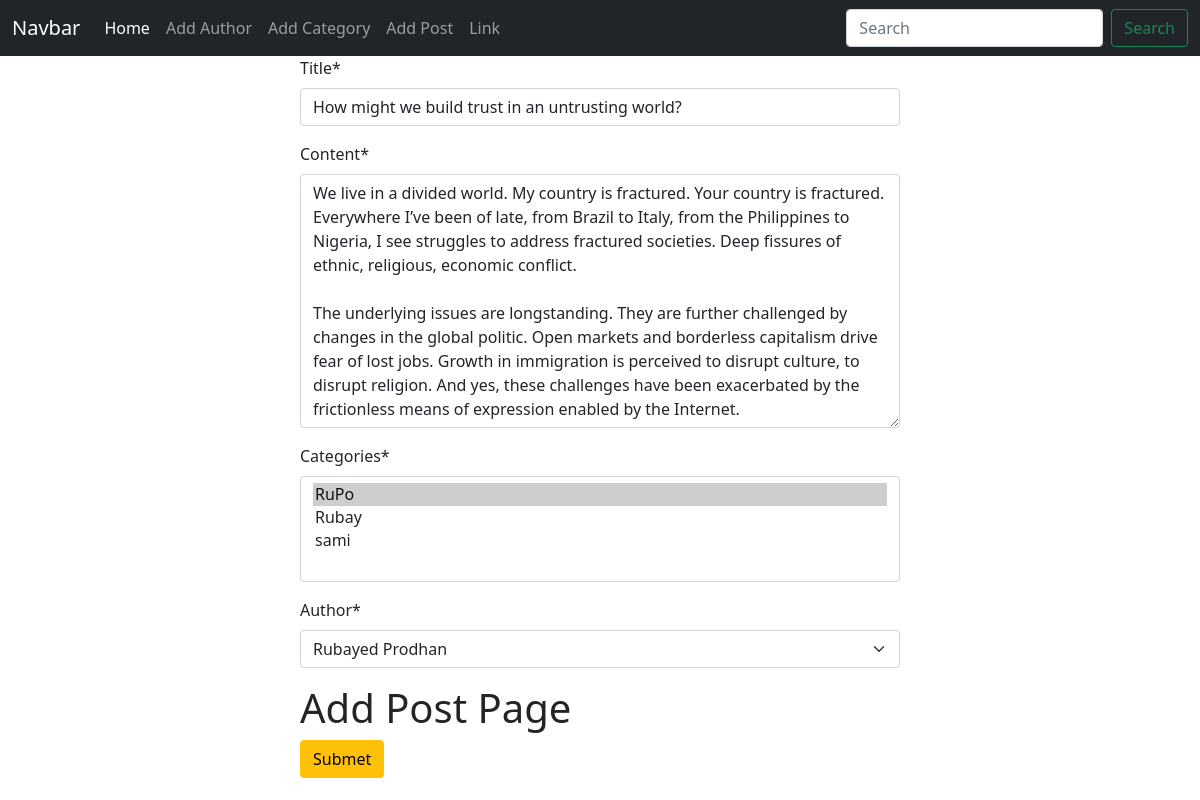
Screenshot of /post/edit/1 with the database file from the repository.
### post/models.py (models this page shows, shortened)
class Post(models.Model):
    title=models.CharField(max_length=50)
    content=models.TextField()
    Categories=models.ManyToManyField(Categories)
    author=models.ForeignKey(Author,on_delete=models.CASCADE)

### post/views.py (the view)
# urls.py: path('edit/<int:id>',views.edit_post,name='edit_post'),
def edit_post(request, id):
    post = models.Post.objects.get(pk=id)
    post_form = froms.PostFrom(instance=post)
    if request.method == 'POST':
        post_form = froms.PostForm(request.POST, instance=post)
        if post_form.is_valid():
            post_form.save()
            return redirect('homepage')
    return render(request, 'add_post.html', {'from' : post_form})

### post/froms.py
class PostFrom(forms.ModelForm):
    class Meta:
        model= Post
        fields='__all__'

### author/models.py (called while the page is built)
    def __str__(self):
        return self.name

### categories/models.py (called while the page is built)
    def __str__(self):
        return self.name

### post/templates/add_post.html (shortened to what this page needs)
{% extends 'base.html' %}
{% load crispy_forms_tags %}
{% block content %}
  <form style="width:50% ; margin : auto" method="post">
    {{ from|crispy }}
    <h1>Add Post Page</h1>
    <button class="btn btn-warning">Submet</button>
  </form>
{% endblock %}

### rows the page displays
Post: title "How might we build trust in an untrusting world?", content "We live in a divided world. My country is fractured. Your country is fractured. Everywhere I’ve been of late, from Brazil to Italy, from the Philippines to Nigeria, I see struggles to address fractured societies. Deep fissures of ethnic, religious, economic conflict. The underlying issues are longstanding. They are further challenged by changes in the global politic. Open markets and borderless capitalism drive fear of lost jobs. Growth in immigration is perceived to disrupt culture, to disrupt religion. And yes, these challenges have been exacerbated by the frictionless means of expression enabled by the Internet.", author "Rubayed Prodhan"
